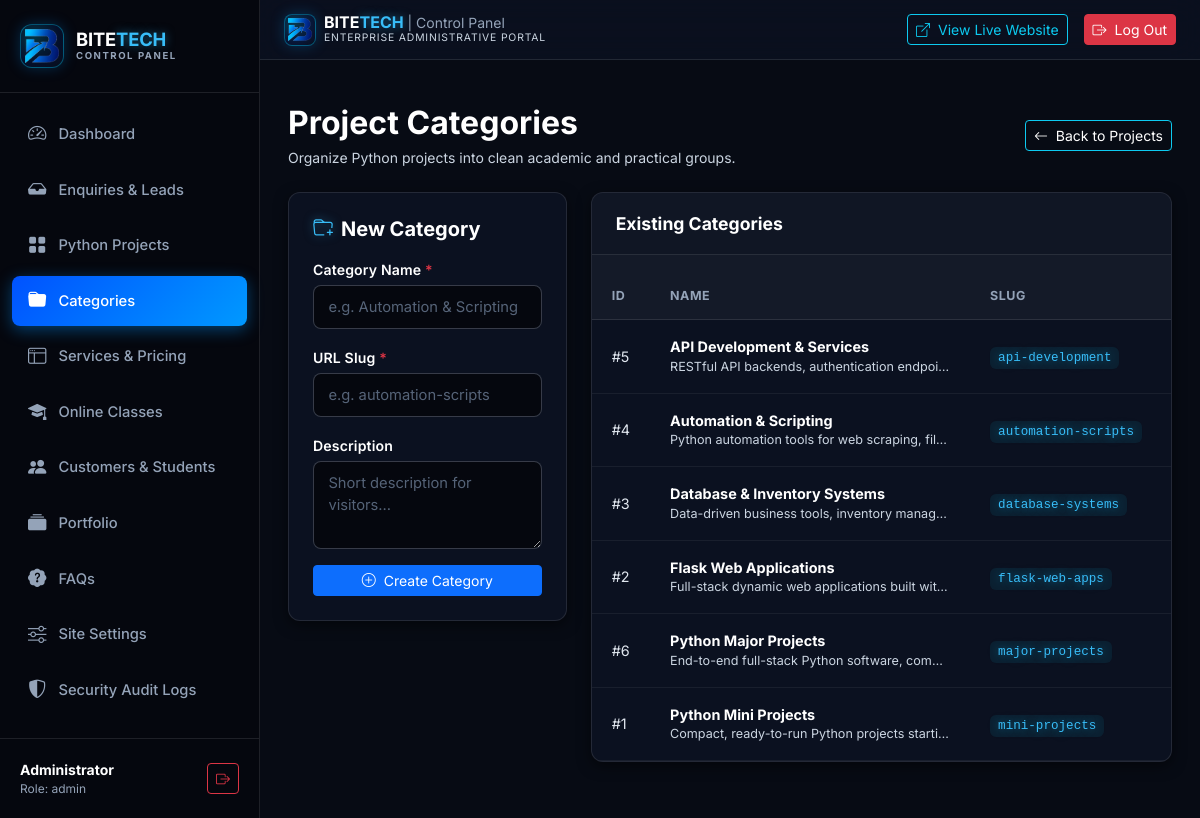
Screenshot of /admin/categories (signed in) with the database file from the repository.
### models.py (models this page shows, shortened)
class ProjectCategory(db.Model):
    __tablename__ = 'project_categories'
    id = db.Column(db.Integer, primary_key=True)
    name = db.Column(db.String(100), unique=True, nullable=False)
    slug = db.Column(db.String(100), unique=True, nullable=False, index=True)
    description = db.Column(db.Text, nullable=True)
    created_at = db.Column(db.DateTime, default=utc_now)
    projects = db.relationship('Project', back_populates='category', cascade='all, delete-orphan')

### routes/admin.py (the view, shortened to what this page needs)
@admin_bp.route('/categories', methods=['GET', 'POST'])
@admin_login_required
def categories():
    form = CategoryForm()
    all_categories = ProjectCategory.query.order_by(ProjectCategory.name).all()
    return render_template('admin/categories.html', form=form, categories=all_categories)

### forms.py
class CategoryForm(FlaskForm):
    name = StringField('Category Name', validators=[DataRequired(), Length(max=100)])
    slug = StringField('URL Slug', validators=[DataRequired(), Length(max=100)])
    description = TextAreaField('Description', validators=[Optional()])
    submit = SubmitField('Save Category')

### models.py (called while the page is built)
    @property
    def is_admin(self):
        return self.role in ('admin', 'superadmin')

    @classmethod
    def get_setting(cls, key, default=''):
        try:
            item = cls.query.filter_by(key=key).first()
            return item.value if item and item.value is not None else default
        except Exception:
            return default

### security.py (called while the page is built)
def get_incident_mode():
    try:
        from models import SiteSetting
        return SiteSetting.get_setting('incident_mode', 'normal')
    except Exception:
        return 'normal'

### templates/admin/categories.html (shortened to what this page needs)
{% extends 'admin/base.html' %}
{% block content %}
<div class="d-flex align-items-center justify-content-between mb-4">
  <div>
    <h2 class="fw-bold text-white mb-1">Project Categories</h2>
    <p class="text-light-silver small mb-0">Organize Python projects into clean academic and practical groups.</p>
  </div>
  <a href="{{ url_for('admin.projects') }}" class="btn btn-outline-info btn-sm text-white">
    <i class="bi bi-arrow-left me-1"></i> Back to Projects
  </a>
</div>
<div class="row g-4">
  <div class="col-lg-4">
    <div class="admin-card p-4">
      <h5 class="fw-bold text-white mb-3"><i class="bi bi-folder-plus text-cyan-glow me-2"></i>New Category</h5>
      <form method="POST">
        <div class="mb-3">
          <label class="form-label text-white">Category Name <span class="text-danger">*</span></label>
          {{ form.name(class="form-control form-control-sm", placeholder="e.g. Automation & Scripting") }}
        </div>
        <div class="mb-3">
          <label class="form-label text-white">URL Slug <span class="text-danger">*</span></label>
          {{ form.slug(class="form-control form-control-sm", placeholder="e.g. automation-scripts") }}
        </div>
        <div class="mb-3">
          <label class="form-label text-white">Description</label>
          {{ form.description(class="form-control form-control-sm", rows=3, placeholder="Short description for visitors...") }}
        </div>
        <button type="submit" class="btn btn-primary btn-sm w-100">
          <i class="bi bi-plus-circle me-1"></i> Create Category
        </button>
      </form>
    </div>
  </div>
  <div class="col-lg-8">
    <div class="admin-card">
      <div class="admin-card-header">
        <h5 class="admin-card-title text-white">Existing Categories</h5>
      </div>
      <div class="table-responsive">
        <table class="table table-hover align-middle mb-0">
          <thead class="table-dark-header">
            <tr>
              <th>ID</th>
              <th>Name</th>
              <th>Slug</th>
              <th>Projects Count</th>
            </tr>
          </thead>
          <tbody>
            {% for cat in categories %}
              <tr>
                <td class="text-light-silver small">#{{ cat.id }}</td>
                <td>
                  <div class="fw-bold text-white">{{ cat.name }}</div>
                  <div class="small text-light-silver text-truncate" style="max-width: 280px;">{{ cat.description or 'No description' }}</div>
                </td>
                <td class="text-nowrap"><code class="text-cyan-glow px-2 py-1 rounded" style="background: rgba(0,212,255,0.08);">{{ cat.slug }}</code></td>
                <td class="text-nowrap"><span class="badge-dark-pill">{{ cat.projects | length }}</span></td>
              </tr>
            {% else %}
              <tr>
                <td colspan="5" class="text-center py-4 text-light-silver">No categories created yet.</td>
              </tr>
            {% endfor %}
          </tbody>
        </table>
      </div>
    </div>
  </div>
</div>
{% endblock %}

### static/css/admin.css (style rules this page uses)
:root { --admin-sidebar-bg: #05070E; --admin-sidebar-hover: #111A2E; --admin-sidebar-active: #0052FF; --admin-bg: #070B14; --admin-card-bg: #0B1120; --admin-border: rgba(255, 255, 255, 0.10); --admin-text-main: #FFFFFF; --admin-text-muted: #94A3B8; --admin-primary: #0052FF; --admin-cyan: #00D2FF; }
body.admin-body { background-color: var(--admin-bg); color: var(--admin-text-main); font-family: 'Inter', -apple-system, sans-serif; min-height: 100vh; display: flex; }
.admin-card { background: var(--admin-card-bg); border: 1px solid var(--admin-border); border-radius: 12px; box-shadow: 0 4px 14px rgba(0, 0, 0, 0.5); overflow: hidden; margin-bottom: 1.75rem; }
.admin-card-header { padding: 1.25rem 1.5rem; border-bottom: 1px solid var(--admin-border); display: flex; align-items: center; justify-content: space-between; background: rgba(255, 255, 255, 0.02); }
.admin-card-title { margin: 0; font-size: 1.1rem; font-weight: 700; color: #FFFFFF; }
.table-responsive { margin: 0; }
.table { margin-bottom: 0; vertical-align: middle; color: #FFFFFF !important; }
.table th { background-color: rgba(255, 255, 255, 0.03) !important; font-size: 0.78rem; font-weight: 700; text-transform: uppercase; letter-spacing: 0.04em; color: #94A3B8 !important; padding: 0.85rem 1.25rem; border-bottom: 1px solid var(--admin-border) !important; }
.table td { padding: 1rem 1.25rem; color: #E2E8F0 !important; font-size: 0.9rem; border-bottom: 1px solid rgba(255, 255, 255, 0.06) !important; background-color: transparent !important; }
.text-cyan-glow { color: #38BDF8 !important; text-shadow: 0 0 10px rgba(56, 189, 248, 0.5); }
.text-light-silver { color: #CBD5E1 !important; }
.table-dark-header th { background-color: rgba(255, 255, 255, 0.04) !important; color: #94A3B8 !important; font-size: 0.78rem; font-weight: 700; text-transform: uppercase; letter-spacing: 0.04em; border-bottom: 1px solid var(--admin-border) !important; }
.form-label, label.form-label { color: #FFFFFF !important; font-weight: 600 !important; font-size: 0.88rem !important; margin-bottom: 0.35rem !important; letter-spacing: 0.01em; }
.form-control, .form-select { background-color: #05070E !important; color: #FFFFFF !important; border: 1px solid rgba(255, 255, 255, 0.18) !important; border-radius: 8px !important; padding: 0.6rem 0.9rem !important; font-size: 0.92rem !important; transition: all 0.2s ease !important; }
.form-control::placeholder { color: #64748B !important; opacity: 0.85; }
h1, h2, h3, h4, h5, h6 { color: #FFFFFF; }
button, .btn, [role="button"], [data-bs-toggle], [data-bs-dismiss], .nav-link { cursor: pointer !important; touch-action: manipulation; }

### rows the page displays
ProjectCategory: id "5", name "API Development & Services", description "RESTful API backends, authentication endpoi…", slug "api-development"
ProjectCategory: id "4", name "Automation & Scripting", description "Python automation tools for web scraping, fil…", slug "automation-scripts"
ProjectCategory: id "3", name "Database & Inventory Systems", description "Data-driven business tools, inventory manag…", slug "database-systems"
ProjectCategory: id "2", name "Flask Web Applications", description "Full-stack dynamic web applications built wit…", slug "flask-web-apps"
ProjectCategory: id "6", name "Python Major Projects", description "End-to-end full-stack Python software, com…", slug "major-projects"
ProjectCategory: id "1", name "Python Mini Projects", description "Compact, ready-to-run Python projects starti…", slug "mini-projects"

### other values shown
{{ session.get('admin_username', 'Administrator') }} "Administrator"
{{ session.get('admin_role', 'admin') }} "admin"
